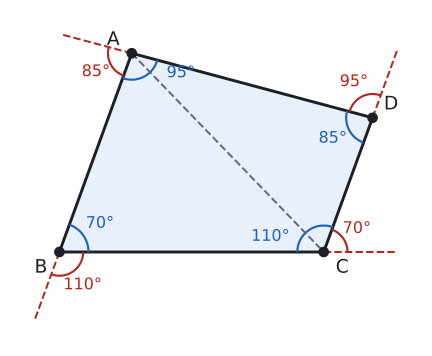

Reproduce this figure in Python.
import sys; sys.path.insert(0, "tools")
from cizim import *

# ABCD dörtgeni: iç açılar A=95, B=70, C=110, D=85 (mavi). [AC] köşegeni (kesikli) dörtgeni iki üçgene böler.
# Her köşede bir kenar uzatılmış; dış açılar A=85, B=110, C=70, D=95 (kırmızı), toplam 360.
def u(d): return np.array([np.cos(np.radians(d)), np.sin(np.radians(d))])
def dortgen(a, b, c, d, L, p):
    B = np.array([0.0, 0.0]); C = np.array([L, 0.0]); A = p * u(b)
    u1, u2 = u(180 - c), u(360 - c - d)          # C->D ve D->A yönleri
    s, t = np.linalg.solve(np.column_stack([u1, u2]), A - C)
    return A, B, C, C + s * u1
def olc(P, Q, R):
    v, w = Q - P, R - P
    return np.degrees(np.arccos(v @ w / np.linalg.norm(v) / np.linalg.norm(w)))

A, B, C, D = dortgen(95, 70, 110, 85, 5.0, 4.0)
print("iç açılar:", [round(olc(*k), 2) for k in ((A, D, B), (B, A, C), (C, B, D), (D, C, A))])

fig, ax = sekil(5.6, 5.0)
ax.set_aspect("equal"); ax.axis("off")
ax.add_patch(patches.Polygon([A, B, C, D], closed=True, facecolor=MAVI_ACIK, edgecolor=YAZI, lw=2.2))
ax.plot(*zip(A, C), color=SOLUK, lw=1.5, ls="--")
# Uzantılar: A->B->C->D->A yönünde gelen kenar köşenin ötesine uzatılır
uz = {}
for P, Q in ((D, A), (A, B), (B, C), (C, D)):
    e = Q + 1.4 * (Q - P) / np.linalg.norm(Q - P); uz[tuple(Q)] = e
    ax.plot(*zip(Q, e), color=KIRMIZI, lw=1.5, ls="--")
for k, v, d in (("A", A, (-0.35, 0.25)), ("B", B, (-0.35, -0.3)), ("C", C, (0.35, -0.3)), ("D", D, (0.35, 0.25))):
    nokta(ax, *v, ""); ax.text(v[0] + d[0], v[1] + d[1], k, ha="center", va="center", fontsize=14)
aci(ax, A, B, D, r=0.5, ad="", renk=MAVI); ax.text(*(A + 1.0 * u(-22)), "95°", color=MAVI, fontsize=12, ha="center", va="center")
aci(ax, B, C, A, r=0.55, ad="70°", renk=MAVI)
aci(ax, C, D, B, r=0.5, ad="", renk=MAVI); ax.text(*(C + 1.05 * u(164)), "110°", color=MAVI, fontsize=12, ha="center", va="center")
aci(ax, D, A, C, r=0.5, ad="85°", renk=MAVI)
aci(ax, A, uz[tuple(A)], B, r=0.45, ad="85°", renk=KIRMIZI)
aci(ax, B, uz[tuple(B)], C, r=0.45, ad="110°", renk=KIRMIZI)
aci(ax, C, uz[tuple(C)], D, r=0.45, ad="70°", renk=KIRMIZI)
aci(ax, D, uz[tuple(D)], A, r=0.45, ad="95°", renk=KIRMIZI)
xs = [p[0] for p in list(uz.values()) + [A, B, C, D]]; ys = [p[1] for p in list(uz.values()) + [A, B, C, D]]
ax.set_xlim(min(xs) - 0.5, max(xs) + 0.5); ax.set_ylim(min(ys) - 0.5, max(ys) + 0.5)
kaydet(fig, __file__)
